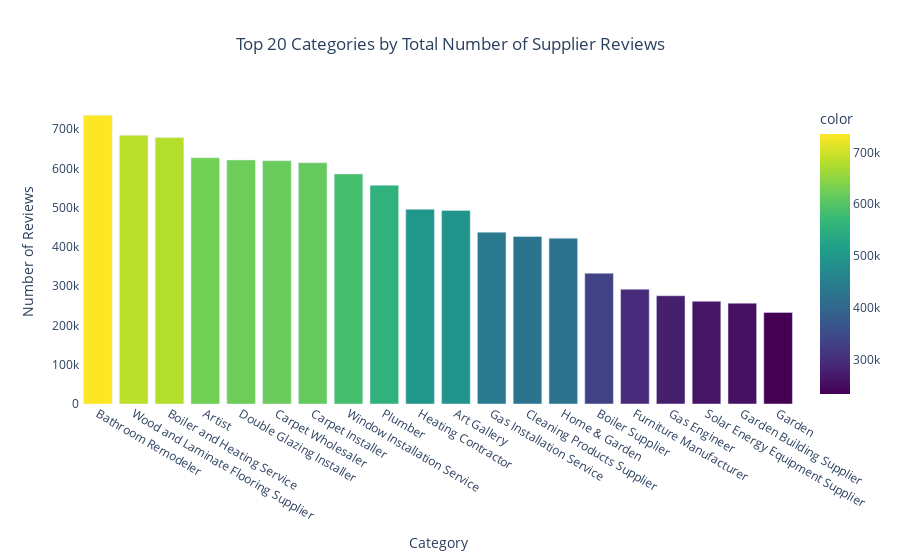

Here is the notebook cell this chart was saved with:
### Code cell
Top_20_Cat_reviews = category_review_counts.head(20)

# Visualize the top 20 categories with Plotly
fig = px.bar(Top_20_Cat_reviews,
             x=Top_20_Cat_reviews.index,
             y=Top_20_Cat_reviews.values,
             labels={'x': 'Category', 'y': 'Number of Reviews'},
             title='Top 20 Categories by Total Number of Supplier Reviews',
             color=Top_20_Cat_reviews.values,
             color_continuous_scale='Viridis')

# Update the layout for better appearance and change the background to white
fig.update_layout(
    title={'x': 0.5, 'xanchor': 'center'},
    xaxis_title='Category',
    yaxis_title='Number of Reviews',
    template='plotly',
    paper_bgcolor='white',
    plot_bgcolor='white'
)

# Display the plot
fig.show()

### Figure 1 — Plotly figure (JSON) as saved in the notebook; plotly's stock layout.template omitted (floating-point values rounded to 4 significant figures)
{"data": [{"alignmentgroup": "True", "hovertemplate": "index=%{x}<br>Number of Reviews=%{y}<br>color=%{marker.color}<extra></extra>", "legendgroup": "", "marker": {"color": [735430, 684251, 678346, 627035, 621501, 619480, 614352, 585951, 557047, 495791, 492819, 437648, 426696, 422222, 332908, 292310, 275672, 261540, 256789, 233315], "coloraxis": "coloraxis", "pattern": {"shape": ""}}, "name": "", "offsetgroup": "", "orientation": "v", "showlegend": false, "textposition": "auto", "type": "bar", "x": ["Bathroom Remodeler", "Wood and Laminate Flooring Supplier", "Boiler and Heating Service", "Artist", "Double Glazing Installer", "Carpet Wholesaler", "Carpet Installer", "Window Installation Service", "Plumber", "Heating Contractor", "Art Gallery", "Gas Installation Service", "Cleaning Products Supplier", "Home & Garden", "Boiler Supplier", "Furniture Manufacturer", "Gas Engineer", "Solar Energy Equipment Supplier", "Garden Building Supplier", "Garden"], "xaxis": "x", "y": [735430, 684251, 678346, 627035, 621501, 619480, 614352, 585951, 557047, 495791, 492819, 437648, 426696, 422222, 332908, 292310, 275672, 261540, 256789, 233315], "yaxis": "y"}], "layout": {"barmode": "relative", "coloraxis": {"colorbar": {"title": {"text": "color"}}, "colorscale": [[0, "#440154"], [0.1111, "#482878"], [0.2222, "#3e4989"], [0.3333, "#31688e"], [0.4444, "#26828e"], [0.5556, "#1f9e89"], [0.6667, "#35b779"], [0.7778, "#6ece58"], [0.8889, "#b5de2b"], [1, "#fde725"]]}, "legend": {"tracegroupgap": 0}, "paper_bgcolor": "white", "plot_bgcolor": "white", "title": {"text": "Top 20 Categories by Total Number of Supplier Reviews", "x": 0.5, "xanchor": "center"}, "xaxis": {"anchor": "y", "domain": [0, 1], "title": {"text": "Category"}}, "yaxis": {"anchor": "x", "domain": [0, 1], "title": {"text": "Number of Reviews"}}}}
